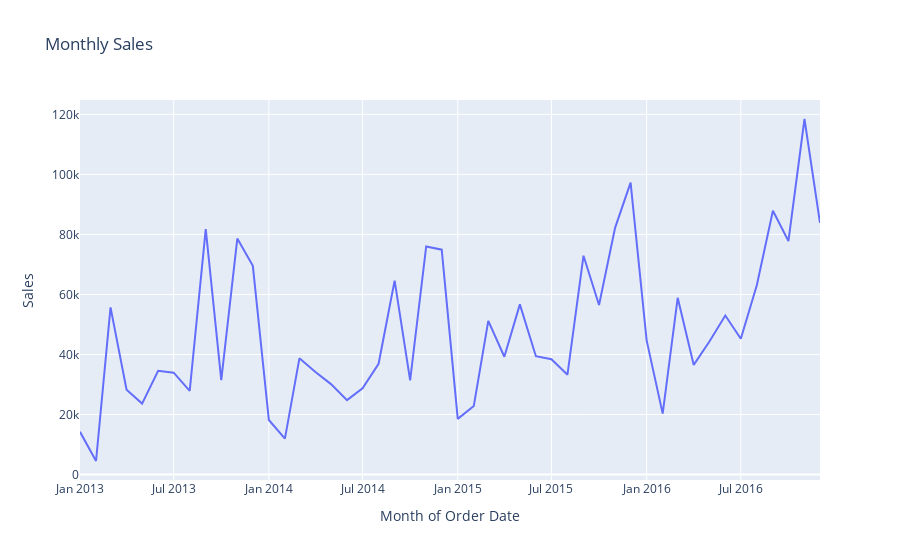

This figure's notebook cell:
### Code cell
fig=px.line(monthly_sales,x="Month of Order Date", y="Sales",title="Monthly Sales")
fig.show()
